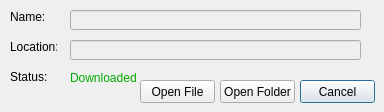
<?xml version="1.0" encoding="UTF-8"?>
<ui version="4.0">
 <class>Downloaded</class>
 <widget class="QDialog" name="Downloaded">
  <property name="geometry">
   <rect>
    <x>0</x>
    <y>0</y>
    <width>384</width>
    <height>112</height>
   </rect>
  </property>
  <property name="minimumSize">
   <size>
    <width>384</width>
    <height>112</height>
   </size>
  </property>
  <property name="maximumSize">
   <size>
    <width>384</width>
    <height>112</height>
   </size>
  </property>
  <property name="windowTitle">
   <string>File Downloaded</string>
  </property>
  <widget class="QLabel" name="label">
   <property name="geometry">
    <rect>
     <x>10</x>
     <y>10</y>
     <width>47</width>
     <height>13</height>
    </rect>
   </property>
   <property name="text">
    <string>Name:</string>
   </property>
  </widget>
  <widget class="QLabel" name="label_2">
   <property name="geometry">
    <rect>
     <x>10</x>
     <y>40</y>
     <width>47</width>
     <height>13</height>
    </rect>
   </property>
   <property name="text">
    <string>Location:</string>
   </property>
  </widget>
  <widget class="QLabel" name="label_3">
   <property name="geometry">
    <rect>
     <x>10</x>
     <y>70</y>
     <width>47</width>
     <height>13</height>
    </rect>
   </property>
   <property name="text">
    <string>Status: </string>
   </property>
  </widget>
  <widget class="QLabel" name="label_6">
   <property name="geometry">
    <rect>
     <x>70</x>
     <y>70</y>
     <width>101</width>
     <height>16</height>
    </rect>
   </property>
   <property name="text">
    <string>&lt;html&gt;&lt;head/&gt;&lt;body&gt;&lt;p&gt;&lt;span style=&quot; color:#00aa00;&quot;&gt;Downloaded&lt;/span&gt;&lt;/p&gt;&lt;/body&gt;&lt;/html&gt;</string>
   </property>
  </widget>
  <widget class="QLineEdit" name="lineEdit">
   <property name="enabled">
    <bool>false</bool>
   </property>
   <property name="geometry">
    <rect>
     <x>70</x>
     <y>10</y>
     <width>291</width>
     <height>20</height>
    </rect>
   </property>
  </widget>
  <widget class="QLineEdit" name="lineEdit_2">
   <property name="enabled">
    <bool>false</bool>
   </property>
   <property name="geometry">
    <rect>
     <x>70</x>
     <y>40</y>
     <width>291</width>
     <height>20</height>
    </rect>
   </property>
  </widget>
  <widget class="QPushButton" name="pushButton">
   <property name="geometry">
    <rect>
     <x>300</x>
     <y>80</y>
     <width>75</width>
     <height>23</height>
    </rect>
   </property>
   <property name="text">
    <string>Cancel</string>
   </property>
  </widget>
  <widget class="QPushButton" name="pushButton_2">
   <property name="geometry">
    <rect>
     <x>140</x>
     <y>80</y>
     <width>75</width>
     <height>23</height>
    </rect>
   </property>
   <property name="text">
    <string>Open File</string>
   </property>
  </widget>
  <widget class="QPushButton" name="pushButton_3">
   <property name="geometry">
    <rect>
     <x>220</x>
     <y>80</y>
     <width>75</width>
     <height>23</height>
    </rect>
   </property>
   <property name="text">
    <string>Open Folder</string>
   </property>
  </widget>
 </widget>
 <resources/>
 <connections/>
</ui>
